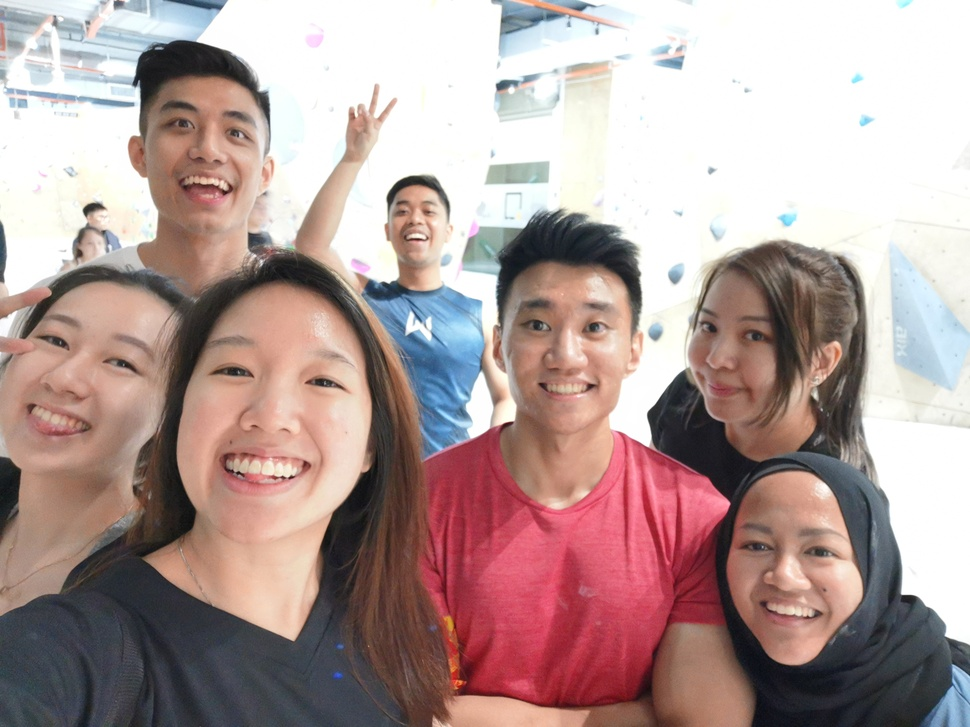
#> input picture app6_webcam_motion_detector/group_photo.jpeg, 970 x 727 px, shrunk from 5632 x 4224 before the run
$ python face_detection.py
#> lines starting #> are read from the running program, lines starting #| are printed output that depends on the picture; after the words box and inside, x2 and y2 are one past the last pixel; in counts of white or black regions, pixels touching at a corner belong together
import cv2

face_cascade = cv2.CascadeClassifier("haarcascade_frontalface_alt.xml")

img = cv2.imread("group_photo.jpeg")
#> img is the input picture: shape (727, 970, 3); mean B, G, R 153, 155.6, 177.4
#create a grey version of the original image
grey_img = cv2.cvtColor(img, cv2.COLOR_BGR2GRAY)
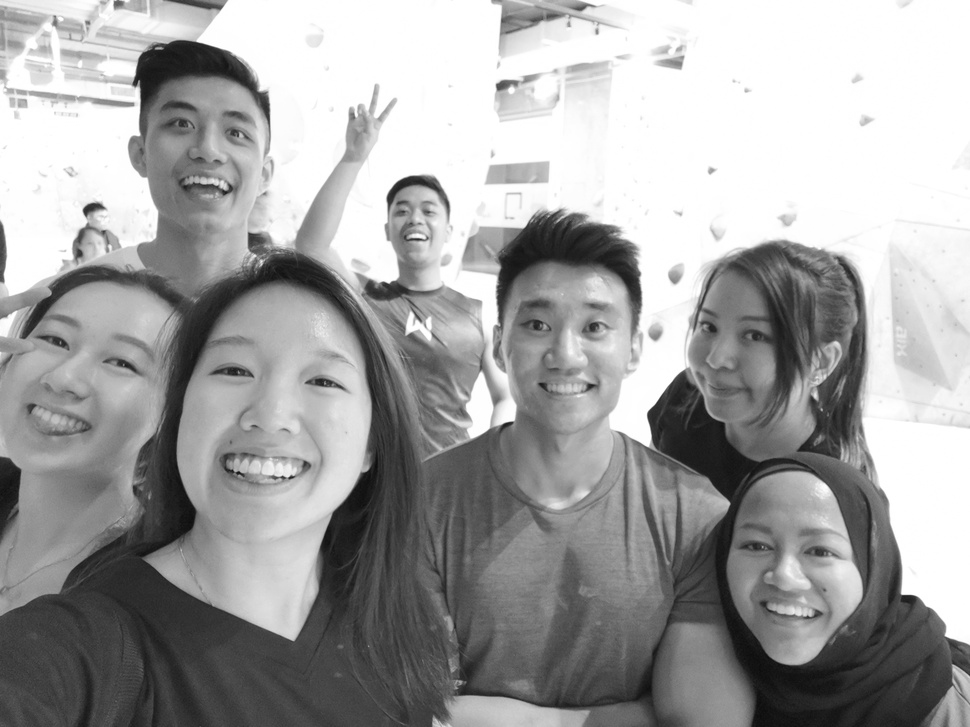
#> grey_img: shape (727, 970); min 12, max 255, mean 161.8

face = face_cascade.detectMultiScale(grey_img,
scaleFactor=1.05,
minNeighbors = 5 )
#> face = [[382, 183, 68, 68], [490, 265, 154, 154], [671, 289, 122, 122], [136, 70, 144, 144], [711, 489, 158, 158], [168, 293, 220, 220]]

for x, y, w, h in face:
    img2 = cv2.rectangle(img, (x,y), (x+w, y+h), (0,255,0), 3)
#> this loop made 6 passes
#> pass 2, `img2 = cv2.rectangle(img, (x,y), (x+w, y+h), (0,255,0), 3)`:
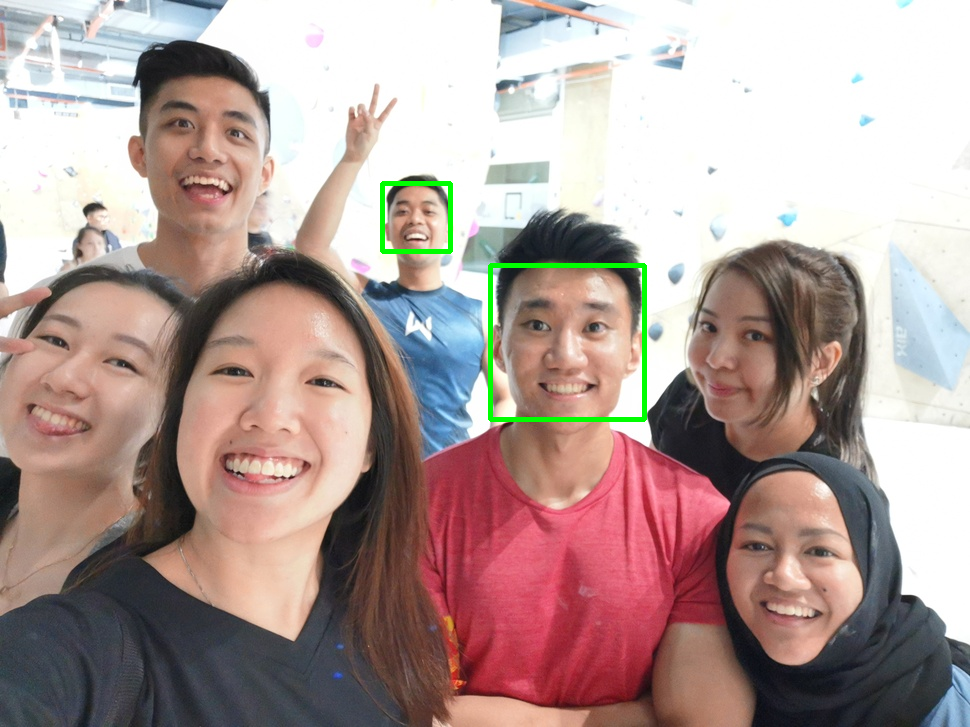
#> img2: shape (727, 970, 3); mean B, G, R 151.8, 156, 176.1
#> pass 3, `img2 = cv2.rectangle(img, (x,y), (x+w, y+h), (0,255,0), 3)`:
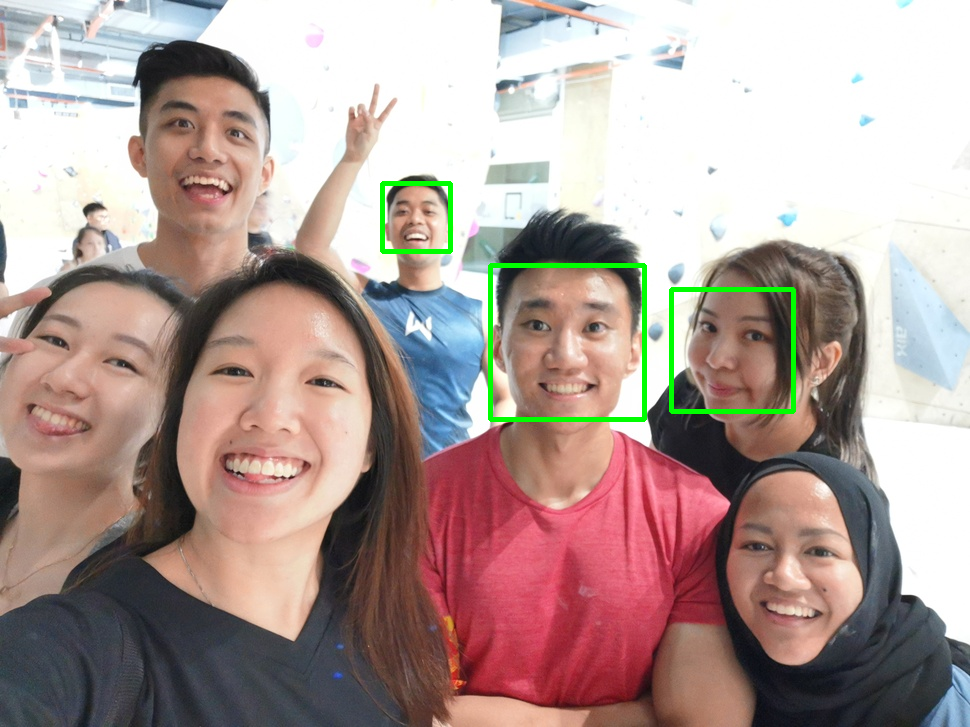
#> img2: shape (727, 970, 3); 0.34% of pixels changed, all inside (x1, y1, x2, y2) = (669, 287, 796, 414)
#> after the loop:
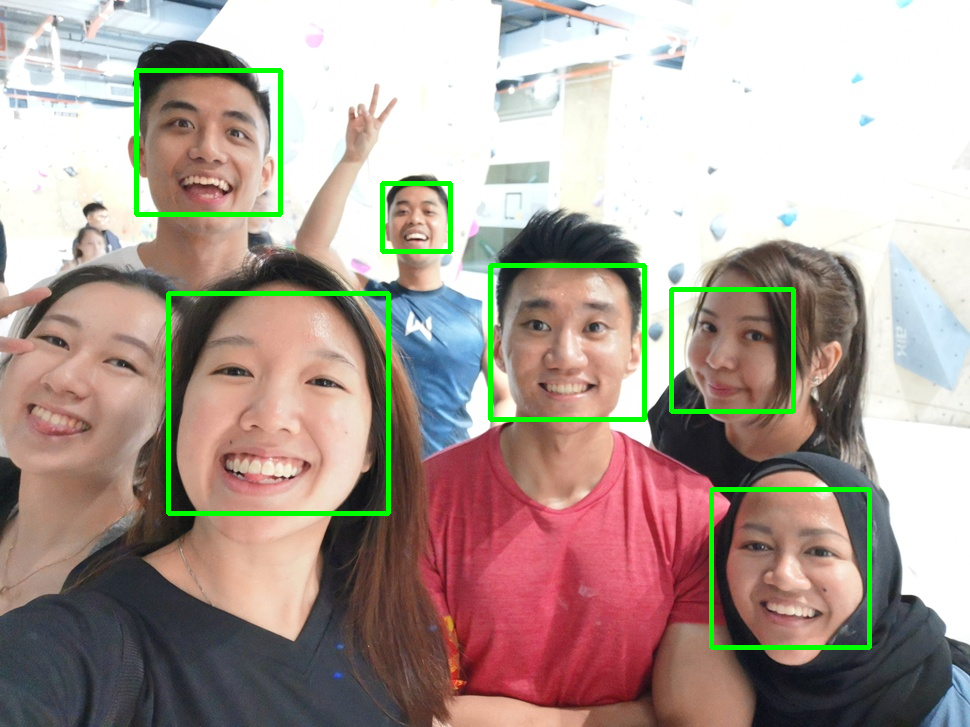
#> img: shape (727, 970, 3); 2.45% of pixels changed, all inside (x1, y1, x2, y2) = (134, 68, 872, 650)

print(face)
#| [[382 183  68  68]
#|  [490 265 154 154]
#|  [671 289 122 122]
#|  [136  70 144 144]
#|  [711 489 158 158]
#|  [168 293 220 220]]
cv2.imshow("image",img2)
cv2.waitKey(0)
cv2.destroyAllWindows()

"""
OpenCV steps by steps:
1. read image
2. show image
3. define wait time and destroy window

OpenCV cascade classifier:
1. create cascade variable
2. create an object that store the (x,y) coordinates of the face detected
"""
